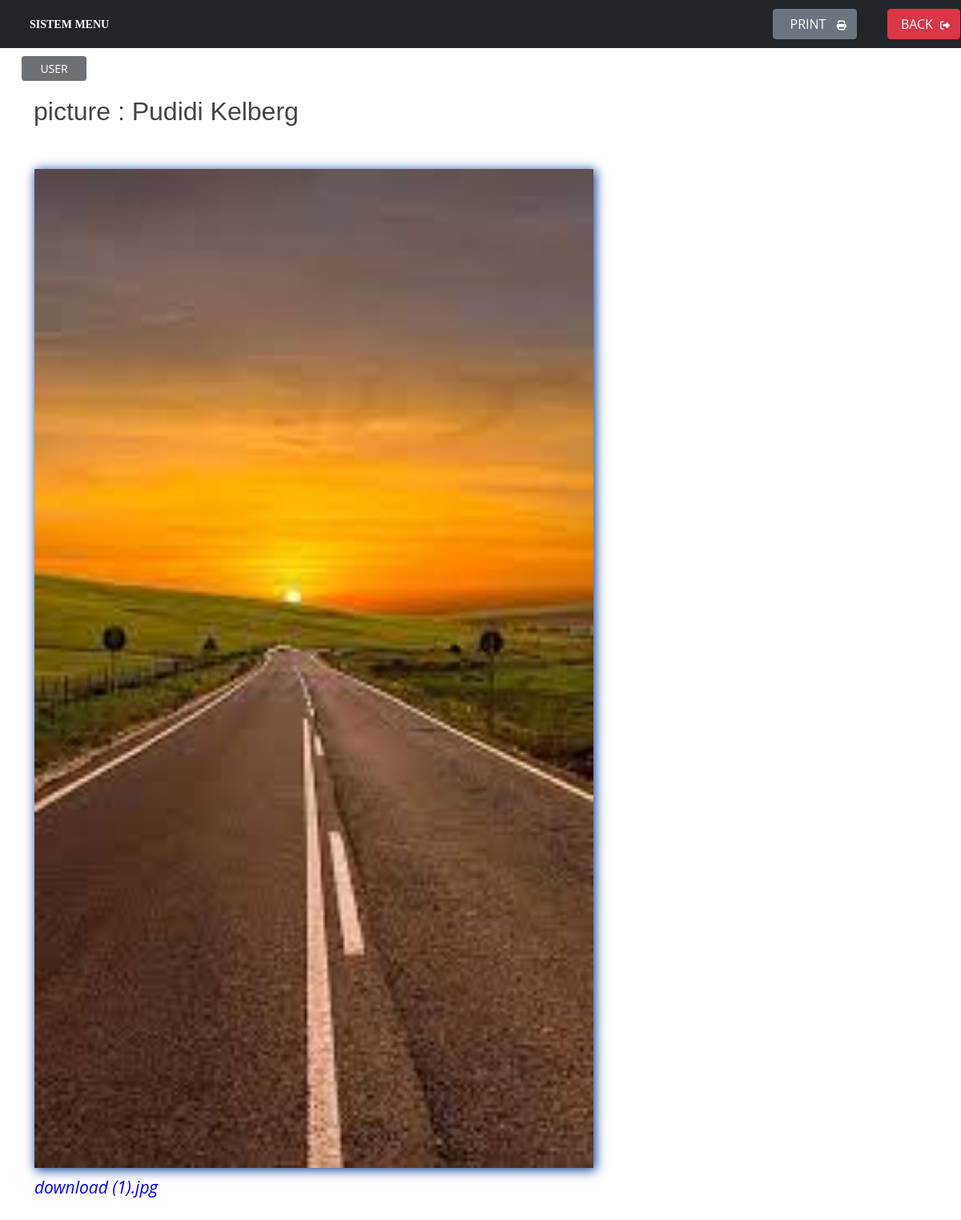
Screenshot of /user/view/picturepelanggan.php?idpelanggan=1 (signed in) with the database file from the repository.
### tables this page shows
CREATE TABLE IF NOT EXISTS `tb_pelanggan` (
  `idpelanggan` int(4) NOT NULL AUTO_INCREMENT,
  `namalengkap` varchar(50) NOT NULL,
  `alamat` varchar(100) NOT NULL,
  `telpon` varchar(15) NOT NULL,
  `usia` int(2) NOT NULL,
  `picture` varchar(255) NOT NULL,
  PRIMARY KEY (`idpelanggan`)
);

### user/view/picturepelanggan.php (the view, shortened to what this page needs)
<?php
include '../koneksi.php';
    if (isset($_GET['idpelanggan'])) {
        $idpelanggan = ($_GET["idpelanggan"]);
        $query = "SELECT * FROM tb_pelanggan WHERE idpelanggan='$idpelanggan'";
        $result = mysqli_query($mysqli, $query);
        $data = mysqli_fetch_assoc($result);
    } else {
        echo "<script>alert('Masukan Data Id.');window.location='../view/viewpelanggan.php';</script>";
    }
?>
<html>
    <head>
    <link href="https://cdn.jsdelivr.net/npm/bootstrap@5.1.0/dist/css/bootstrap.min.css" rel="stylesheet">
    <link rel="stylesheet" type="text/css" href="../style.css">
    <link rel="stylesheet" type="text/css" href="https://cdn.datatables.net/v/dt/dt-1.10.23/datatables.min.css"/>
    <link rel="stylesheet" href="https://cdnjs.cloudflare.com/ajax/libs/font-awesome/4.7.0/css/font-awesome.min.css">
    </head>
<body>
    <nav class="fixed-top">
    <div class="container-fluid topnav navbar navbar-dark bg-dark w3-animate-top" >
    <a class="navbar-brand" href="#"><b>&nbsp;&nbsp;SISTEM MENU</b></a>
    <table>
        <tr><td>
    <a href="javascript:window.print()"><button type="button" class="btn btn-secondary">&nbsp;&nbsp;PRINT&nbsp;&nbsp;<i class="fas fa-print"></i></button></a>
        </td>
        <td>&nbsp;</td>
        <td>
    <a href="../view/viewpelanggan.php"><button type="button" class="btn btn-danger">&nbsp;BACK&nbsp;<i class="fas fa-sign-out-alt"></i></button></a>
        </td></tr>
    </table>
    </div>
        <table height="50px" width="100%" class="w3-animate-top">
            <tr><td width="26px"></td>
                <td align="left">
                <button class="btn btn-sm sus btn-dark" disabled>USER</button>
            </td><td width="1%"></td>
        </tr>
        </table>
</nav>
        <div class="container mt-5">
		<div class="row">
		<div class="col-10 mt-4">
        <h2>picture : <?php echo $data['namalengkap']; ?></h2><br>
        <table width="700px"><tr><td>
        <IMG class="shadowimg" src="../../pict/<?php echo $data['picture']; ?>" alt="picture" style="width: 100%;float: left; margin-bottom: 10px;"/>
        <br/><br/>
                <i style="float: left;font-size: 21px;color: blue"><?php echo $data['picture']; ?></i>
        </td></tr></table>
        </div>
        </div>
        </div>
    </body>
</html>

### assets/css/style.css (style rules this page uses)
body { font-family: "Open Sans", sans-serif; color: #444444; }
a { color: #2487ce; text-decoration: none; }
h1, h2, h3, h4, h5, h6 { font-family: "Raleway", sans-serif; }
.navbar { padding: 0; }
.navbar a, .navbar a:focus { display: flex; align-items: center; justify-content: space-between; padding: 10px 0 10px 30px; font-size: 14px; color: #16507b; white-space: nowrap; transition: 0.3s; }

### user/view/picturepelanggan.php (style rules this page uses)
a { text-decoration:none; }
.topnav { background-color: #333; overflow: hidden; }
.btn-sm { width: 100%; }
.navbar-brand { font-family:"agency FB"; font-size: 24px; }
h2 { font-weight: 500; }
.btn-sm.sus { width: 7%; }
.shadowimg { box-shadow: 2px 2px 13px 1px rgba(18, 66, 150, 1); margin-bottom: 20px; margin-top: 20px; }

### rows the page displays
tb_pelanggan: namalengkap "Pudidi Kelberg", picture (picture), picture "download (1).jpg"
